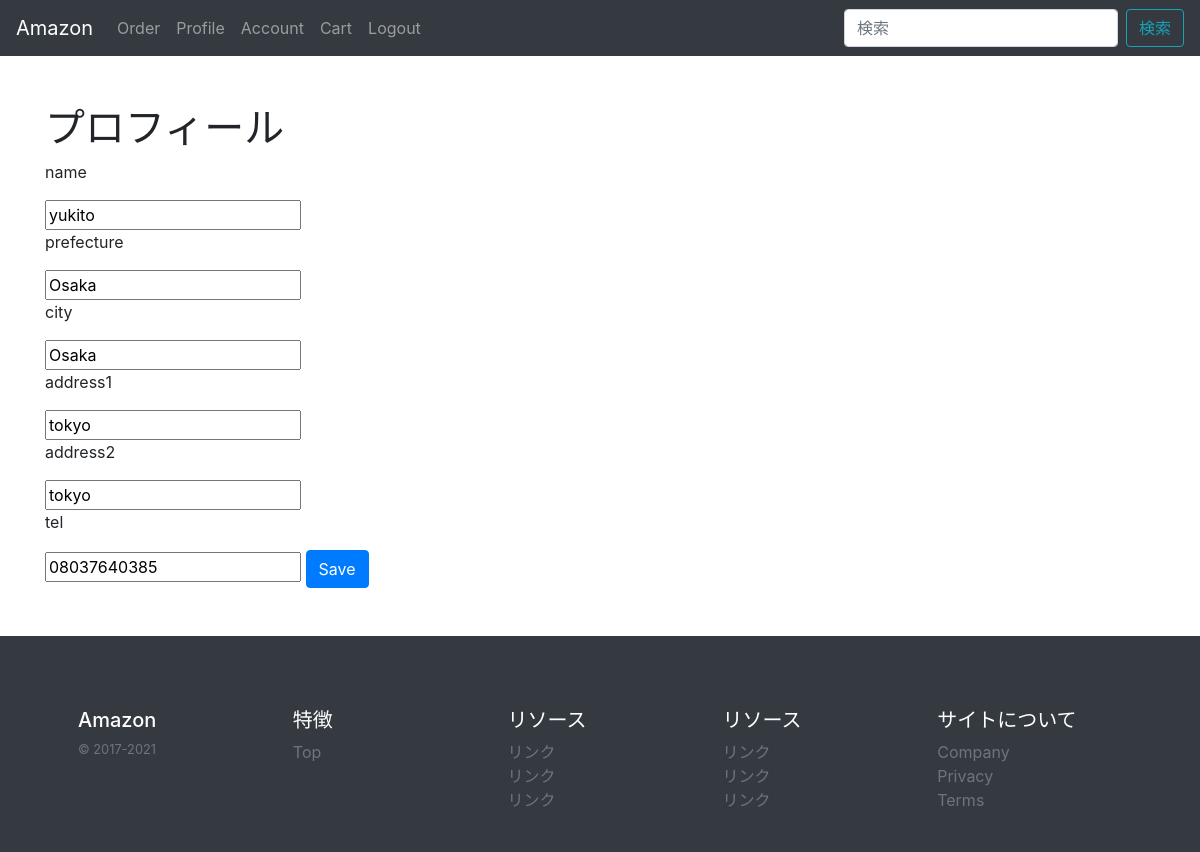
The app's page /profile/ (signed in), older data.
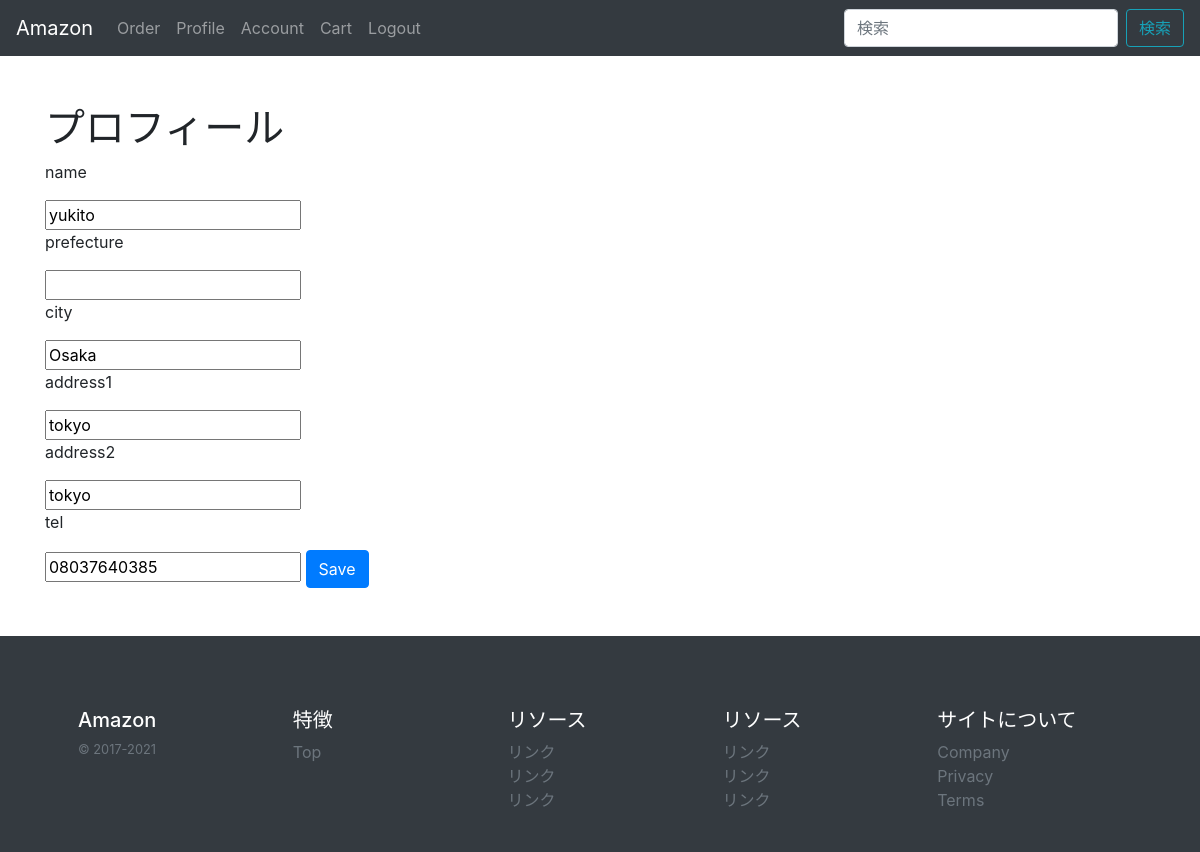
The same page, newer data.
### base/models/account_models.py (models this page shows, shortened)
class User(AbstractBaseUser):               #追記
    id=models.CharField(default=create_id,primary_key=True,max_length=22)       #
    username=models.CharField(default='匿名',max_length=30,unique=True,blank=True)  #
    email = models.EmailField(
        verbose_name='email address',
        max_length=255,
        unique=True,
    )
    is_active = models.BooleanField(default=True)
    is_admin = models.BooleanField(default=False)
    objects = MyUserManager()
    USERNAME_FIELD = 'username'             #追記
    EMAIL_FIELD='email'
    REQUIRED_FIELDS = ['email',]

class Profile(models.Model):  #追記　モデル全て
    user=models.OneToOneField(User,primary_key=True,on_delete=models.CASCADE)
    name=models.CharField(default='',blank=True,max_length=30)
    zipcode=models.CharField(default='',blank=True,max_length=8)
    prefecture=models.CharField(default='',blank=True,max_length=50)
    city=models.CharField(default='',blank=True,max_length=50)
    address1=models.CharField(default='',blank=True,max_length=50)
    address2=models.CharField(default='',blank=True,max_length=50)
    tel=models.CharField(default='',blank=True,max_length=15)
    created_at=models.DateTimeField(auto_now_add=True)
    updated_at=models.DateTimeField(auto_now=True)

### base/views/account_views.py (the view, shortened to what this page needs)
# urls.py: path('profile/',views.ProfileUpdateView.as_view()),
class ProfileUpdateView(LoginRequiredMixin,generic.UpdateView):
    model=Profile
    template_name='pages/profile.html'
    fields={'name','prefecture','city','address1','address2','tel'}
    success_url='/profile/'
    def get_object(self):
        self.kwargs['pk']=self.request.user.pk
        return super().get_object()

### templates/pages/profile.html (shortened to what this page needs)
{% extends 'base.html'%}
{%block content%}
<div class="container">
    <h1>プロフィール</h1>
    <form action="" method="POST">
        <p>name</p>
        <input type="text" name="name" value="{{user.profile.name}}">
        <p>prefecture</p>
        <input type="text" name="prefecture" value="{{user.profile.prefecture}}">
        <p>city</p>
        <input type="text" name="city" value="{{user.profile.city}}">
        <p>address1</p>
        <input type="text" name="address1" value="{{user.profile.address1}}">
        <p>address2</p>
        <input type="text" name="address2" value="{{user.profile.address2}}">
        <p>tel</p>
        <input type="text" name="tel" value="{{user.profile.tel}}">
        <button type="submit" class="btn btn-primary">Save</button>
    </form>
</div>
{%endblock%}

Row changes from the older to the newer data that the page shows:
changed through a linked row, User "yukito": prefecture "Osaka" → (not shown)
